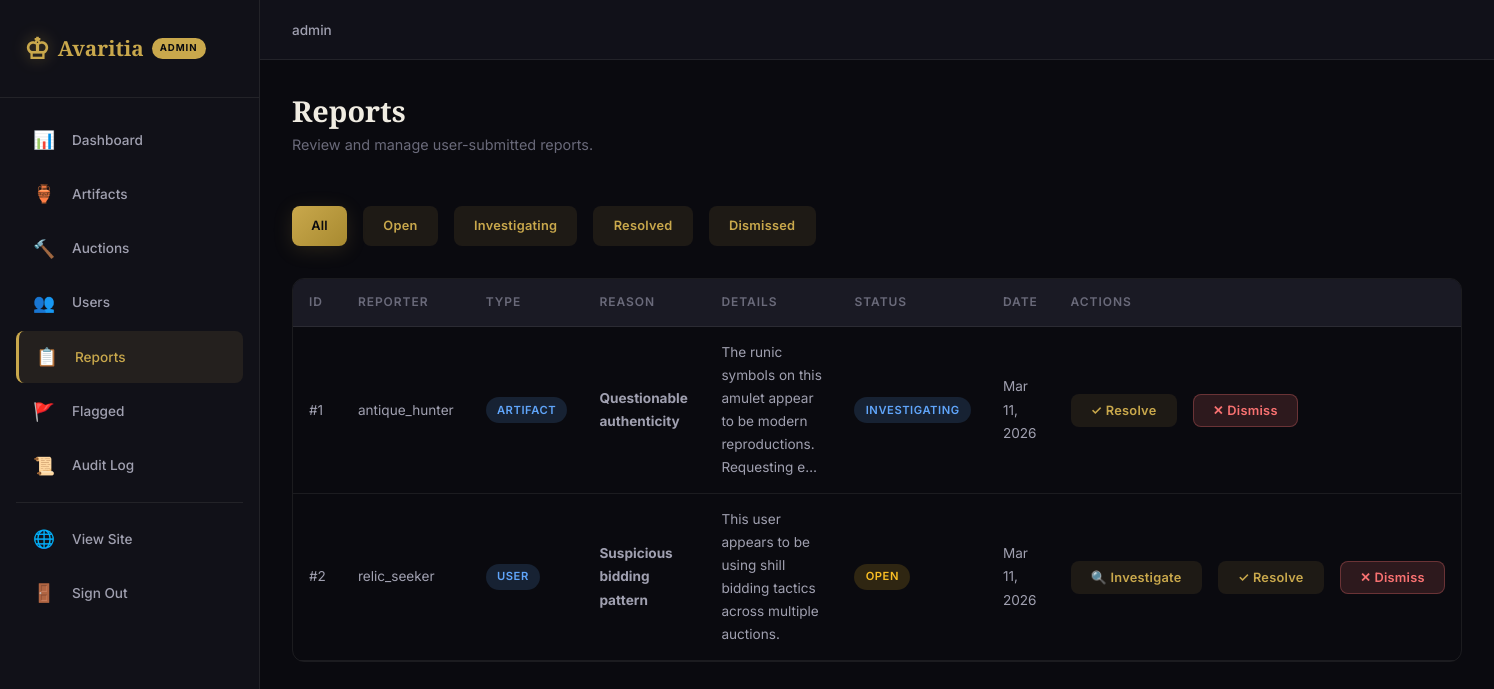
Screenshot of /admin/reports.php (signed in) with the database file from the repository.
### tables this page shows
CREATE TABLE IF NOT EXISTS reports (
    report_id INT AUTO_INCREMENT PRIMARY KEY,
    reporter_id INT NOT NULL,
    reported_type ENUM('artifact', 'auction', 'user') NOT NULL,
    reported_id INT NOT NULL,
    reason VARCHAR(255) NOT NULL,
    details TEXT DEFAULT NULL,
    status ENUM('open', 'investigating', 'resolved', 'dismissed') NOT NULL DEFAULT 'open',
    resolved_by INT DEFAULT NULL,
    resolution_notes TEXT DEFAULT NULL,
    created_at TIMESTAMP NOT NULL DEFAULT CURRENT_TIMESTAMP,
    updated_at TIMESTAMP NOT NULL DEFAULT CURRENT_TIMESTAMP ON UPDATE CURRENT_TIMESTAMP,
    FOREIGN KEY (reporter_id) REFERENCES users(user_id) ON DELETE CASCADE,
    FOREIGN KEY (resolved_by) REFERENCES users(user_id) ON DELETE SET NULL
);

CREATE TABLE IF NOT EXISTS users (
    user_id INT AUTO_INCREMENT PRIMARY KEY,
    username VARCHAR(50) NOT NULL UNIQUE,
    email VARCHAR(100) NOT NULL UNIQUE,
    password_hash VARCHAR(255) NOT NULL,
    first_name VARCHAR(50) NOT NULL,
    last_name VARCHAR(50) NOT NULL,
    avatar_url VARCHAR(255) DEFAULT NULL,
    bio TEXT DEFAULT NULL,
    role ENUM('user', 'admin') NOT NULL DEFAULT 'user',
    is_active TINYINT(1) NOT NULL DEFAULT 1,
    created_at TIMESTAMP NOT NULL DEFAULT CURRENT_TIMESTAMP,
    updated_at TIMESTAMP NOT NULL DEFAULT CURRENT_TIMESTAMP ON UPDATE CURRENT_TIMESTAMP
);

### admin/reports.php (the view, shortened to what this page needs)
<?php
$db = getDB();
$filter = $_GET['status'] ?? 'all';
$where = '';
$params = [];
$stmt = $db->prepare("
    SELECT r.*, u.username AS reporter_name
    FROM reports r
    JOIN users u ON r.reporter_id = u.user_id
    $where ORDER BY r.created_at DESC
");
$stmt->execute($params);
$reports = $stmt->fetchAll();
require_once __DIR__ . '/../includes/header.php';
?>
<div class="admin-page-header">
    <h1>Reports</h1>
    <p>Review and manage user-submitted reports.</p>
</div>
<div class="flex gap-1 mb-2">
    <a href="?status=all" class="btn <?php echo $filter === 'all' ? 'btn-gold' : 'btn-ghost'; ?> btn-sm">All</a>
    <a href="?status=open" class="btn <?php echo $filter === 'open' ? 'btn-gold' : 'btn-ghost'; ?> btn-sm">Open</a>
    <a href="?status=investigating" class="btn <?php echo $filter === 'investigating' ? 'btn-gold' : 'btn-ghost'; ?> btn-sm">Investigating</a>
    <a href="?status=resolved" class="btn <?php echo $filter === 'resolved' ? 'btn-gold' : 'btn-ghost'; ?> btn-sm">Resolved</a>
    <a href="?status=dismissed" class="btn <?php echo $filter === 'dismissed' ? 'btn-gold' : 'btn-ghost'; ?> btn-sm">Dismissed</a>
</div>
<div class="table-container">
    <table>
        <thead>
            <tr>
                <th>ID</th>
                <th>Reporter</th>
                <th>Type</th>
                <th>Reason</th>
                <th>Details</th>
                <th>Status</th>
                <th>Date</th>
                <th>Actions</th>
            </tr>
        </thead>
        <tbody>
            <?php if (empty($reports)): ?>
                <tr><td colspan="8" class="text-center text-muted" style="padding:2rem;">No reports found.</td></tr>
            <?php else: ?>
                <?php foreach ($reports as $report): ?>
                <tr>
                    <td>#<?php echo $report['report_id']; ?></td>
                    <td><?php echo htmlspecialchars($report['reporter_name']); ?></td>
                    <td><span class="badge badge-info"><?php echo ucfirst($report['reported_type']); ?></span></td>
                    <td><strong><?php echo htmlspecialchars($report['reason']); ?></strong></td>
                    <td><?php echo htmlspecialchars(substr($report['details'] ?? '', 0, 80)); ?><?php echo strlen($report['details'] ?? '') > 80 ? '…' : ''; ?></td>
                    <td>
                        <?php
                        $badgeClass = match($report['status']) {
                            'open' => 'badge-pending',
                            'investigating' => 'badge-info',
                            'resolved' => 'badge-active',
                            'dismissed' => 'badge-closed',
                            default => 'badge-info'
                        };
                        ?>
                        <span class="badge <?php echo $badgeClass; ?>"><?php echo ucfirst($report['status']); ?></span>
                    </td>
                    <td><?php echo date('M j, Y', strtotime($report['created_at'])); ?></td>
                    <td>
                        <?php if ($report['status'] === 'open' || $report['status'] === 'investigating'): ?>
                        <div class="flex gap-1">
                            <?php if ($report['status'] === 'open'): ?>
                            <form method="POST" style="display:inline;">
                                <button class="btn btn-ghost btn-sm">🔍 Investigate</button>
                            </form>
                            <?php endif; ?>
                            <form method="POST" style="display:inline;">
                                <button class="btn btn-ghost btn-sm">✓ Resolve</button>
                            </form>
                            <form method="POST" style="display:inline;">
                                <button class="btn btn-danger btn-sm">✕ Dismiss</button>
                            </form>
                        </div>
                        <?php else: ?>
                            <span class="text-muted">—</span>
                        <?php endif; ?>
                    </td>
                </tr>
                <?php endforeach; ?>
            <?php endif; ?>
        </tbody>
    </table>
</div>
<?php require_once __DIR__ . '/../includes/footer.php'; ?>

### assets/css/styles.css (style rules this page uses)
:root { --bg-primary: #0a0a0f; --bg-secondary: #111118; --bg-tertiary: #1a1a24; --bg-card: #14141e; --bg-card-hover: #1c1c2a; --bg-glass: rgba(20, 20, 30, 0.75); --gold: #c9a84c; --gold-light: #e0c872; --gold-dark: #a88a30; --gold-glow: rgba(201, 168, 76, 0.25); --text-primary: #f0ece2; --text-secondary: #a0a0b0; --text-muted: #6a6a7a; --accent-green: #34d399; --accent-red: #f87171; --accent-blue: #60a5fa; --accent-orange: #fbbf24; --accent-purple: #a78bfa; --border: rgba(201, 168, 76, 0.15); --border-light: rgba(240, 236, 226, 0.08); --font-heading: 'Cinzel', serif; --font-body: 'Inter', -apple-system, BlinkMacSystemFont, sans-serif; --space-xs: 0.25rem; --space-sm: 0.5rem; --space-md: 1rem; --space-lg: 1.5rem; --space-xl: 2rem; --space-2xl: 3rem; --space-3xl: 4rem; --radius-sm: 4px; --radius-md: 8px; --radius-lg: 12px; --radius-xl: 16px; --radius-full: 9999px; --shadow-sm: 0 1px 3px rgba(0,0,0,0.4); --shadow-md: 0 4px 12px rgba(0,0,0,0.5); --shadow-lg: 0 8px 30px rgba(0,0,0,0.6); --shadow-gold: 0 4px 20px rgba(201, 168, 76, 0.15); --transition: 0.3s cubic-bezier(0.4, 0, 0.2, 1); --transition-fast: 0.15s ease; --sidebar-width: 260px; --navbar-height: 72px; --container-max: 1280px; }
*, *::before, *::after { box-sizing: border-box; margin: 0; padding: 0; }
html { scroll-behavior: smooth; -webkit-font-smoothing: antialiased; }
body { font-family: var(--font-body); background-color: var(--bg-primary); color: var(--text-primary); line-height: 1.7; min-height: 100vh; overflow-x: hidden; }
a { color: var(--gold); text-decoration: none; transition: color var(--transition-fast); }
h1, h2, h3, h4, h5, h6 { font-family: var(--font-heading); color: var(--text-primary); line-height: 1.3; font-weight: 600; }
h1 { font-size: clamp(2rem, 4vw, 3.2rem); }
.mb-2 { margin-bottom: var(--space-xl); }
.flex { display: flex; }
.gap-1 { gap: var(--space-md); }
.btn { display: inline-flex; align-items: center; justify-content: center; gap: var(--space-sm); padding: 0.75rem 1.75rem; font-family: var(--font-body); font-size: 0.9rem; font-weight: 600; letter-spacing: 0.02em; border: none; border-radius: var(--radius-md); cursor: pointer; transition: all var(--transition); text-decoration: none; white-space: nowrap; }
.btn-gold { background: linear-gradient(135deg, var(--gold), var(--gold-dark)); color: var(--bg-primary); box-shadow: var(--shadow-gold); }
.btn-ghost { background: rgba(201, 168, 76, 0.1); color: var(--gold); border: 1px solid transparent; }
.btn-danger { background: rgba(248, 113, 113, 0.15); color: var(--accent-red); border: 1px solid rgba(248, 113, 113, 0.3); }
.btn-sm { padding: 0.5rem 1.2rem; font-size: 0.8rem; }
.table-container { overflow-x: auto; border-radius: var(--radius-lg); border: 1px solid var(--border-light); }
table { width: 100%; border-collapse: collapse; }
thead { background: var(--bg-tertiary); }
th { padding: 0.85rem 1rem; text-align: left; font-size: 0.75rem; font-weight: 600; text-transform: uppercase; letter-spacing: 0.08em; color: var(--text-muted); border-bottom: 1px solid var(--border-light); }
td { padding: 0.85rem 1rem; font-size: 0.85rem; border-bottom: 1px solid var(--border-light); color: var(--text-secondary); }
.badge { display: inline-flex; align-items: center; gap: 4px; padding: 0.2rem 0.7rem; font-size: 0.7rem; font-weight: 600; text-transform: uppercase; letter-spacing: 0.05em; border-radius: var(--radius-full); }
.badge-pending { background: rgba(251, 191, 36, 0.15); color: var(--accent-orange); }
.badge-info { background: rgba(96, 165, 250, 0.15); color: var(--accent-blue); }
.admin-layout { display: flex; min-height: 100vh; }
.admin-page-header { margin-bottom: var(--space-2xl); }
.admin-page-header h1 { font-size: 1.8rem; margin-bottom: var(--space-xs); }
.admin-page-header p { color: var(--text-muted); font-size: 0.9rem; }

### rows the page displays
reports: report_id "1", reporter.username "antique_hunter", reported_type "ARTIFACT", reason "Questionable authenticity", details "The runic symbols on this amulet appear to be modern reproductions. Requesting e", status "INVESTIGATING", created_at "Mar 11, 2026"
reports: report_id "2", reporter.username "relic_seeker", reported_type "USER", reason "Suspicious bidding pattern", details "This user appears to be using shill bidding tactics across multiple auctions.", status "OPEN", created_at "Mar 11, 2026"

### other values shown
$_SESSION['username'] "admin"
